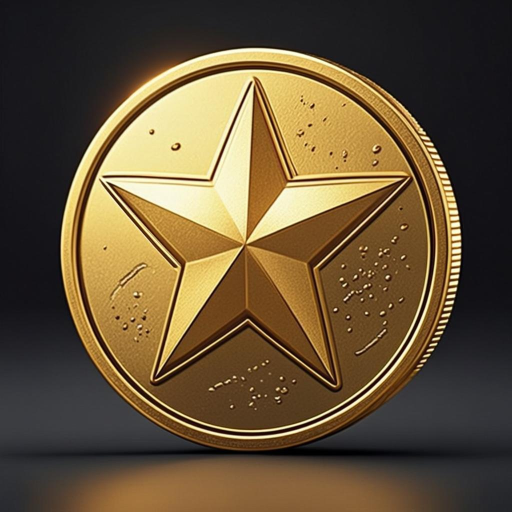
#> input picture assets_raw/coin.png, 1024 x 1024 px, found by its file name (shown at 1/2 size); its folder holds 4 pictures in this run
$ python cut_menu_assets.py
#> lines starting #> are read from the running program, lines starting #| are printed output that depends on the picture
#!/usr/bin/env python3
"""Cut generated 3D menu assets off their black backdrop.

Flood-fills the near-black background from the four corners, turns it
transparent, tight-crops to the object bbox, and saves ~360px PNGs into
public/3d/ (dark UI keeps the soft glow edges invisible).
"""
from collections import deque
from pathlib import Path

from PIL import Image

RAW = Path('/home/z/my-project/assets_raw')
OUT = Path('/home/z/my-project/public/3d')
OUT.mkdir(parents=True, exist_ok=True)

BG_MAX = 42          # luminance below which a pixel counts as backdrop
TARGET = 360         # output box size
SEEDS = ((0, 0), (1023, 0), (0, 1023), (1023, 1023), (512, 0), (512, 1023))


def cut(name: str) -> None:
#> called with name = 'coin'
    src = RAW / f'{name}.png'
    im = Image.open(src).convert('RGB')
#> im is the input picture: PIL image 1024x1024 RGB; mean R, G, B 101.4, 83.3, 55.8
    w, h = im.size
#> w = 1024; h = 1024
    px = im.load()

    def is_bg(x, y):
        r, g, b = px[x, y]
        return max(r, g, b) < BG_MAX

    mask = [[False] * w for _ in range(h)]  # visited/backdrop
    q = deque()
    for sx, sy in SEEDS:
        sx = min(sx, w - 1)
        sy = min(sy, h - 1)
        if is_bg(sx, sy) and not mask[sy][sx]:
            mask[sy][sx] = True
            q.append((sx, sy))
#> this loop made 6 passes
#> (r in is_bg, g in is_bg, b in is_bg) on passes 1, 2, 3, 5, 6: (22, 21, 26), (17, 17, 19), (41, 42, 47), (30, 30, 32), (133, 94, 53)
#> (sx, r in is_bg, g in is_bg, b in is_bg) on pass 4: (1023, 36, 37, 41)
#> after the loop, mask = 1024 items
    while q:
        x, y = q.popleft()
        for nx, ny in ((x + 1, y), (x - 1, y), (x, y + 1), (x, y - 1)):
            if 0 <= nx < w and 0 <= ny < h and not mask[ny][nx] and is_bg(nx, ny):
                mask[ny][nx] = True
                q.append((nx, ny))
#> this loop made 294957 passes
#> (x, y) on passes 1 to 3: (0, 0), (1023, 0), (1023, 1023)

    out = Image.new('RGBA', (w, h))
#> out: PIL image 1024x1024 RGBA; every value is 0
    src_px = im.load()
    dst_px = out.load()
    min_x, min_y, max_x, max_y = w, h, 0, 0
#> min_x = 1024; min_y = 1024; max_x = 0; max_y = 0
    for y in range(h):
        row = mask[y]
        for x in range(w):
            r, g, b = src_px[x, y]
            if row[x]:
                dst_px[x, y] = (0, 0, 0, 0)
            else:
                # soften the rim: pixels close to black right at the cut edge
                lum = max(r, g, b)
                a = 255 if lum > BG_MAX + 26 else int(255 * (lum - BG_MAX) / 26)
                dst_px[x, y] = (r, g, b, max(60, min(255, a)))
                if x < min_x: min_x = x
                if x > max_x: max_x = x
                if y < min_y: min_y = y
                if y > max_y: max_y = y
#> after the loop, max_x = 1023; max_y = 1023; min_x = 0; min_y = 71

    if max_x <= min_x or max_y <= min_y:
        print(f'EMPTY {name}')
        return
    pad = 6
    box = (max(0, min_x - pad), max(0, min_y - pad), min(w, max_x + 1 + pad), min(h, max_y + 1 + pad))
#> box = (0, 65, 1024, 1024)
    out = out.crop(box)
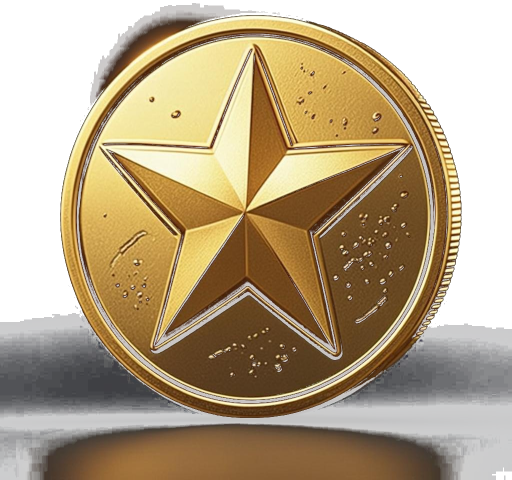
#> out: PIL image 1024x959 RGBA (shown at 1/2 size); mean R, G, B, A 100.9, 81.8, 51.5, 168.5; transparent parts drawn white
    side = max(out.size)
#> side = 1024
    scale = TARGET / side
#> scale = 0.352
    out = out.resize((max(1, int(out.width * scale)), max(1, int(out.height * scale))), Image.LANCZOS)
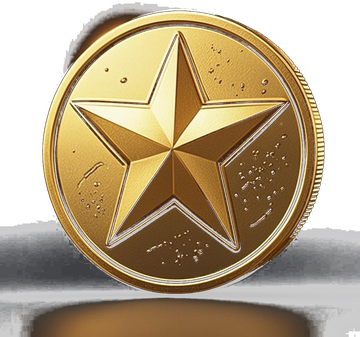
#> out: PIL image 360x337 RGBA; mean R, G, B, A 101.6, 82.5, 52.1, 168.2; transparent parts drawn white
    out.save(OUT / f'{name}.png', optimize=True)
#> (the run stopped early here; a loop or call above may not have finished)
